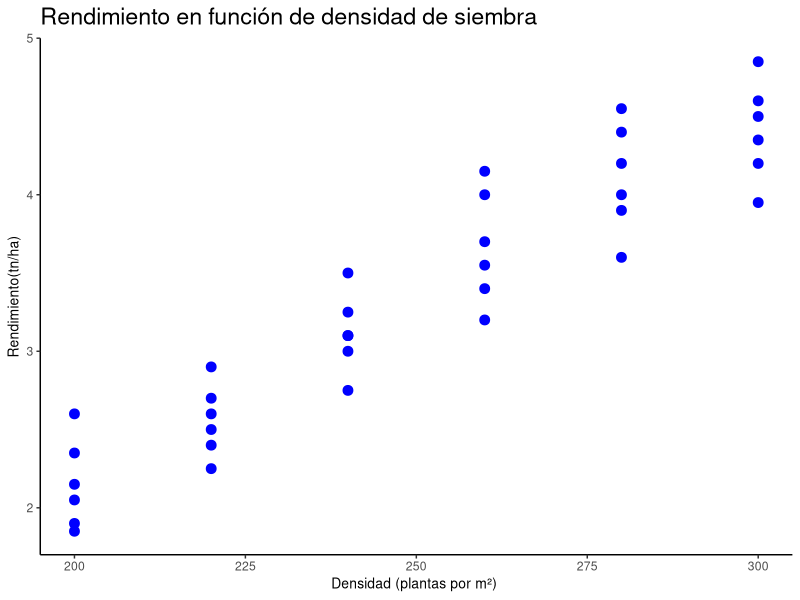
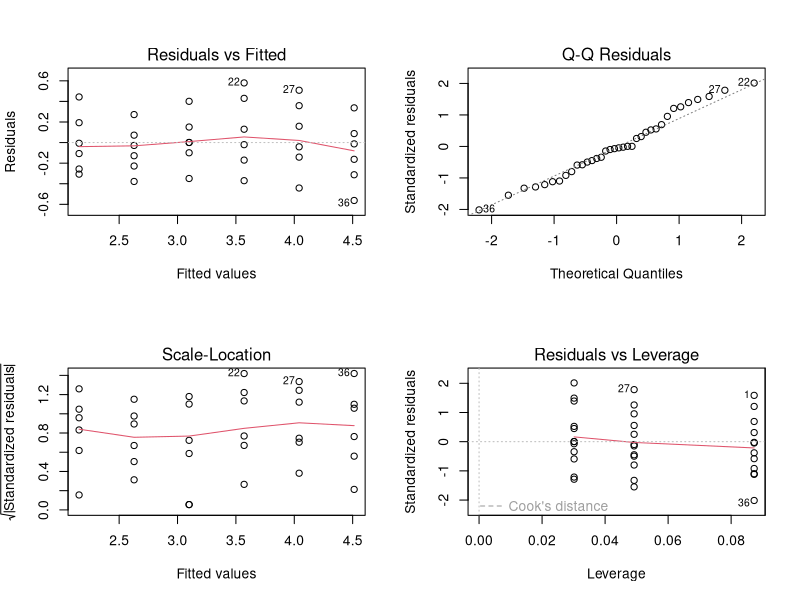

Write the R code that produced these figures, in order.
## ---- chunk 1

# Base de datos: densidad de siembra y rendimiento

densidad <- rep(c(200, 220, 240, 260, 280, 300), each = 6)

rinde <- c(
  # Densidad 200
  2.6, 1.9, 1.85, 2.05, 2.15, 2.35,
  
  # Densidad 220
  2.7, 2.6, 2.25, 2.5, 2.9, 2.4,
  
  # Densidad 240
  3, 3.1, 3.25, 2.75, 3.5, 3.1,
  
  # Densidad 260
  4, 3.7, 3.2, 4.15, 3.55, 3.4,
  
  # Densidad 280
  3.6, 3.9, 4.55, 4.2, 4.4, 4,
  
  # Densidad 300
  4.5, 4.6, 4.85, 4.2, 4.35, 3.95
)

trigo <- data.frame(densidad, rinde)
## ---- chunk 2

library(ggplot2)
g_densidad<- ggplot(trigo, aes(x = densidad, y = rinde)) + 
  geom_point(color="blue", size=3) + 
  labs(title = "Rendimiento en función de densidad de siembra", x = "Densidad (plantas por m²) ", y = "Rendimiento(tn/ha)")+
  theme_classic() +
  theme(axis.title.x = element_text(size = 10),
        axis.title.y = element_text(size = 10),
        title = element_text(size = 14))
g_densidad
## ---- chunk 3
 
modelo <- lm(rinde ~ densidad, data = trigo)

## ---- chunk 4

summary(modelo)

## ---- chunk 5

par(mfrow = c(2, 2))
plot(modelo)
## ---- chunk 6


confint(modelo)
